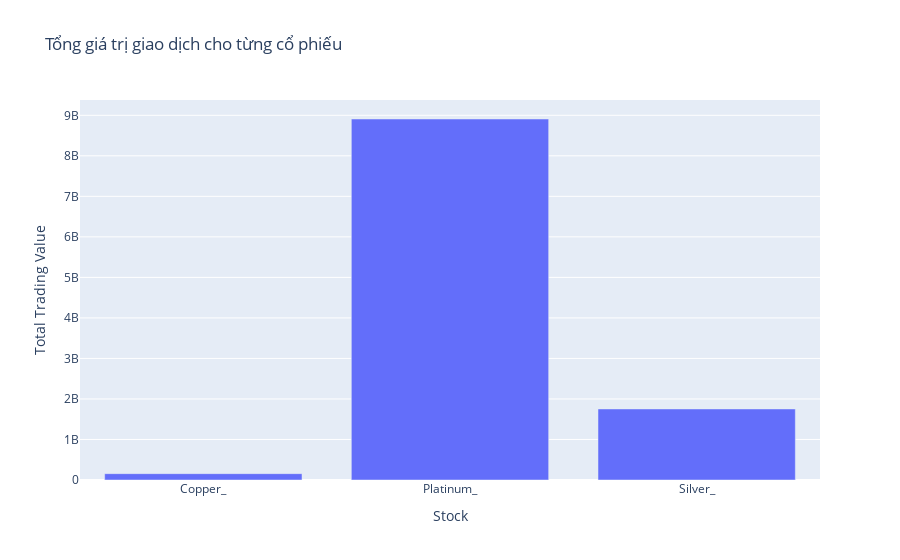

Notebook source saved alongside this figure:
### Code cell
df_trading_values_sum = pd.DataFrame(list(trading_values_sum.items()), columns=['Stock', 'Total Trading Value'])
fig = px.bar(df_trading_values_sum, x='Stock', y='Total Trading Value', title='Tổng giá trị giao dịch cho từng cổ phiếu' )
fig.show()

### Figure 1 — Plotly figure (JSON) as saved in the notebook; plotly's stock layout.template omitted (floating-point values rounded to 4 significant figures)
{"data": [{"alignmentgroup": "True", "hovertemplate": "Stock=%{x}<br>Total Trading Value=%{y}<extra></extra>", "legendgroup": "", "marker": {"color": "#636efa", "pattern": {"shape": ""}}, "name": "", "offsetgroup": "", "orientation": "v", "showlegend": false, "textposition": "auto", "type": "bar", "x": ["Copper_", "Platinum_", "Silver_"], "xaxis": "x", "y": [156300000.0, 8908579823, 1754000000.0], "yaxis": "y"}], "layout": {"barmode": "relative", "legend": {"tracegroupgap": 0}, "title": {"text": "Tổng giá trị giao dịch cho từng cổ phiếu"}, "xaxis": {"anchor": "y", "domain": [0, 1], "title": {"text": "Stock"}}, "yaxis": {"anchor": "x", "domain": [0, 1], "title": {"text": "Total Trading Value"}}}}
